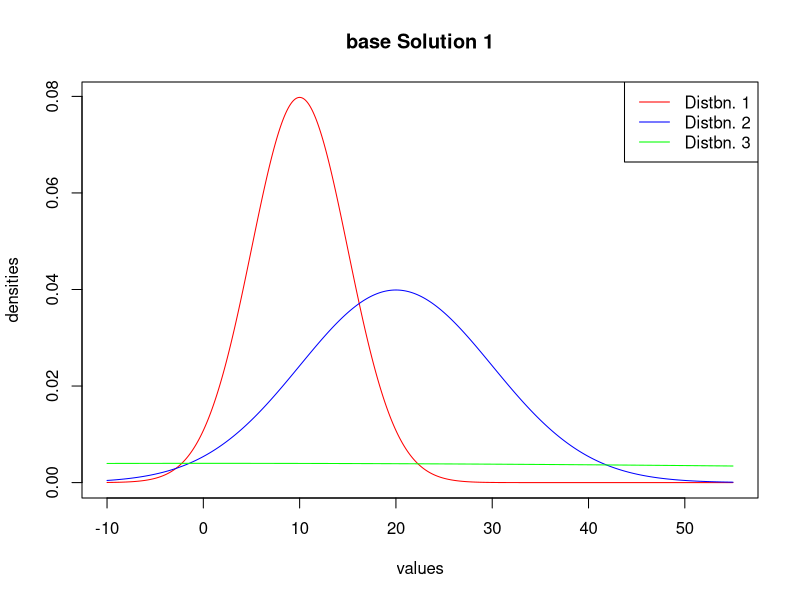
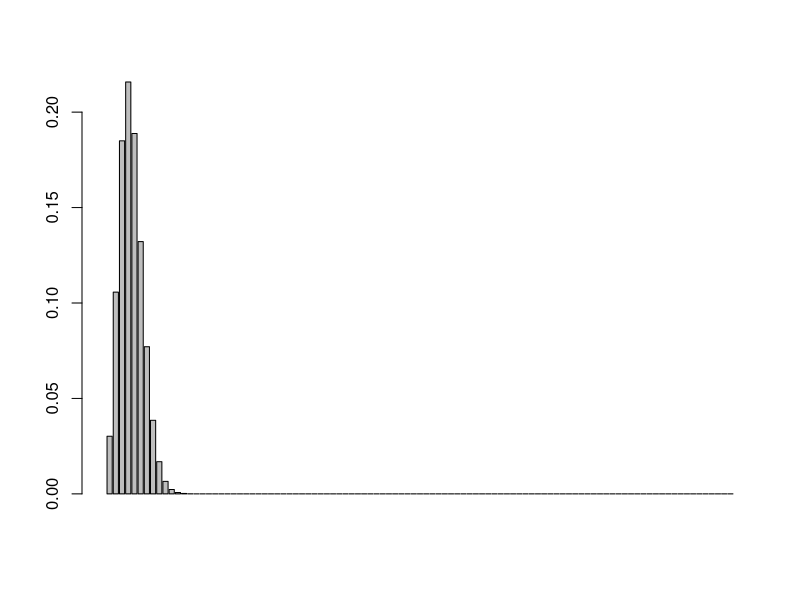
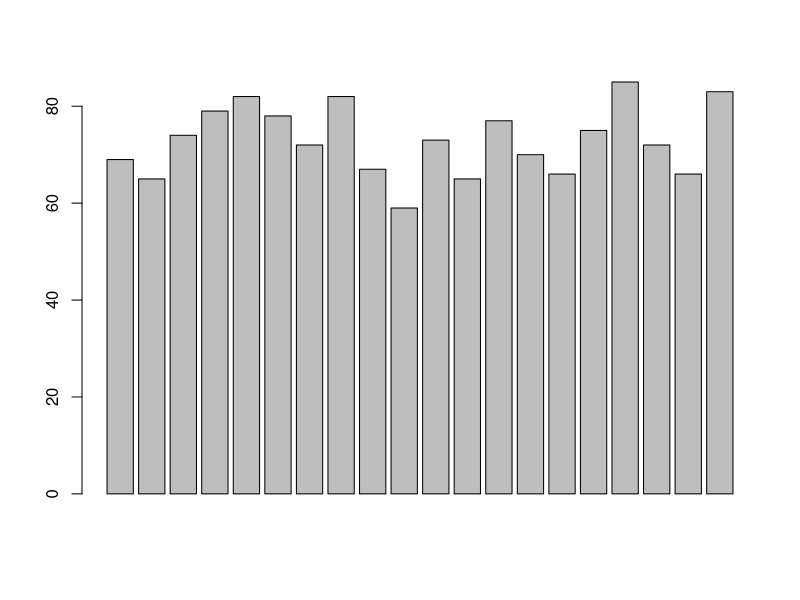
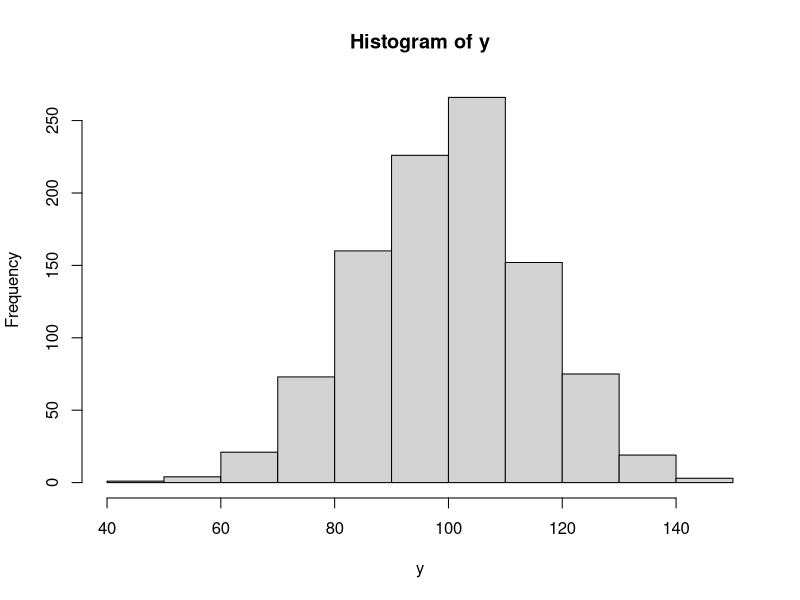
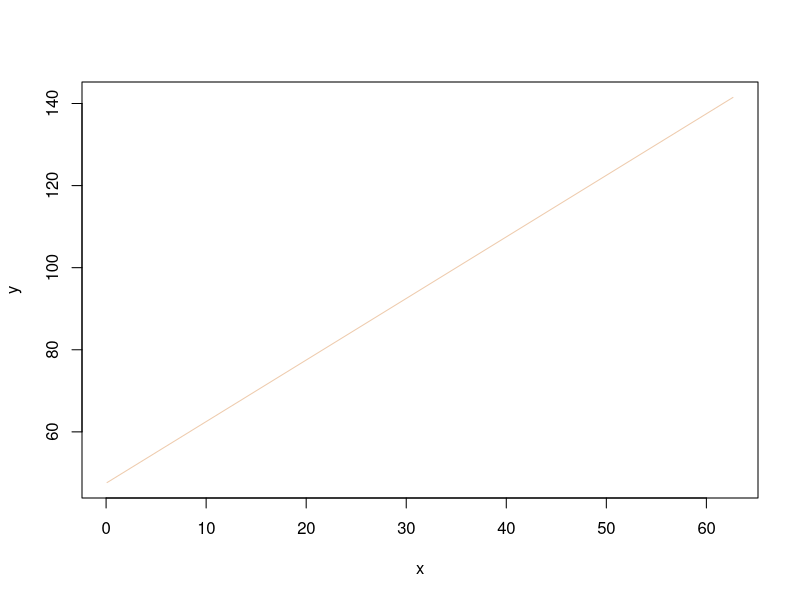

These charts were generated, in order, by the following R code:
## ---- chunk 1
knitr::opts_chunk$set(echo = TRUE)
setwd('.')
library(tidyverse)
## ---- chunk 2
p <- c(0.5,0.6,0.4,0.3)
n <- c(200,250,300,250)
weighted.mean(p,n)
## ---- chunk 3
mean_sim <- 10
std_sim <- 5
lcb <- ((mean_sim - (3 * std_sim)) - 5)
ucb <- (((2 * mean_sim) + (3 * (2 * std_sim))) + 5)

u <- seq(from = lcb,
         to = ucb,
         length.out = 1e+5)
v1 <- dnorm(x = u,
            mean = mean_sim,
            sd = std_sim)
v2 <- dnorm(x = u,
            mean = (2 * mean_sim),
            sd = (2 * std_sim))
v3 <- dnorm(x = u,
            mean = (1/3),
            sd = (100))

matplot(x = u,
        y = cbind(v1, v2, v3),
        type = "l",
        lty = 1,
        col = c("red", "blue","green"),
        xlab = "values",
        ylab = "densities",
        main = "base Solution 1")
legend(x = "topright",
       legend = paste("Distbn.", 1:3),
       col = c("red", "blue","green"),
       lty = 1)
## ---- chunk 4
success <- 0:100
#x <- seq(0,15,by=1)
d <- dpois(success,lambda = 3.5)
barplot(d)
## ---- chunk 5
b <- rbinom(20,243,0.3)
barplot(b)
## ---- chunk 6
#a
x <- rnorm(1000,35,10)
y <- 100+(x-35)*15/10 #standardized
hist(y)

#b
range(y)
#52.62605-145.03648

#c
plot(x,y,type='l',col='peachpuff2')

## ---- chunk 7

## ---- chunk 8

## ---- chunk 9

## ---- chunk 10

## ---- chunk 11

## ---- chunk 12

## ---- chunk 13

## ---- chunk 14

## ---- chunk 15

## ---- chunk 16

